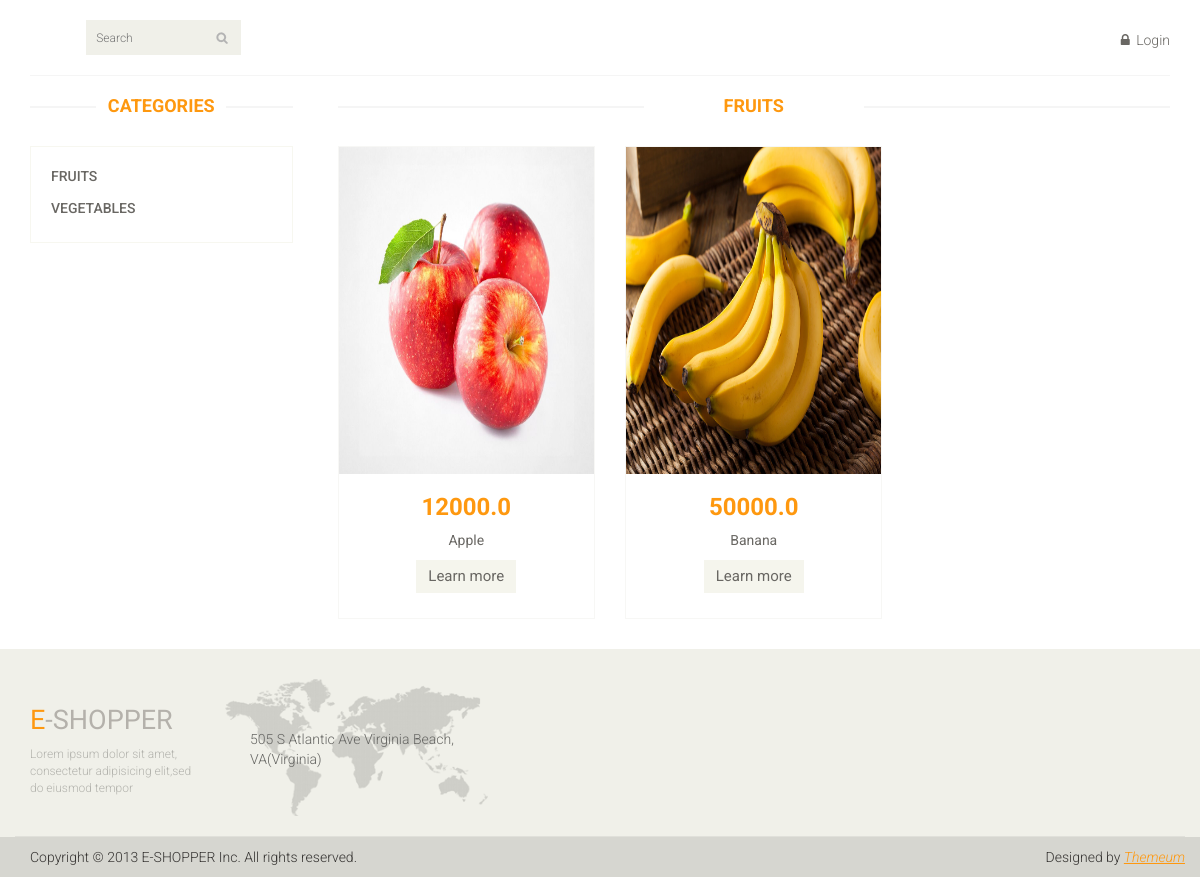
The app's page /category/Fruits with its own data.
### main_page/models.py (models this page shows, shortened)
class Category(models.Model):
    category_name = models.CharField(max_length=35)
    add_date = models.DateTimeField(auto_now_add=True)
    def __str__(self):
        return self.category_name

class Product(models.Model):
    product_category = models.ForeignKey(Category, on_delete=models.CASCADE)
    product_name = models.CharField(max_length=110)
    product_price = models.FloatField()
    product_des = models.TextField()
    product_count = models.IntegerField()
    add_date = models.DateTimeField(auto_now_add=True)
    product_image = models.ImageField(upload_to='media', null=True, blank=True)

### main_page/views.py (the view)
# urls.py: path('category/<str:pk>', views.get_exact_category),
def get_exact_category(request, pk):
    all_categories = models.Category.objects.all()
    category_name = models.Category.objects.get(category_name=pk)
    category_products = models.Product.objects.filter(product_category=category_name)
    return render(request, 'category_products.html', {'products_in_category': category_products, 'category_name': category_name,
                                                      'categories': all_categories, 'products': category_products})

### main_page/templates/category_products.html
{% extends 'index.html' %}
{% block content %}
<section>
		<div class="container">
			<div class="row">
                <div class="col-sm-3">
					<div class="left-sidebar"><br>
						<h2>Categories</h2>
						<div class="panel-group category-products" id="accordian">
							{% for category in categories %}
							<div class="panel panel-default">
								<div class="panel-heading">
									<h4 class="panel-title"><a href="/category/{{ category.category_name }}">{{ category.category_name }}</a></h4>
								</div>
							</div>
							{% endfor %}
						</div>
					</div>
				</div>
				<div class="col-sm-9 padding-right">
					<div class="features_items"><br>
						<h2 class="title text-center">{{ products_in_category.0.product_category }}</h2>
                        {% for product in products %}
						<div class="col-sm-4">
							<div class="product-image-wrapper">
								<div class="single-products">
									<div class="productinfo text-center">
										<img src="/{{ product.product_image }}" alt="" />
										<h2>{{ product.product_price }}</h2>
										<p>{{ product.product_name }}</p>
										<a href="product/{{ product.product_name }}" class="btn btn-default add-to-cart">Learn more</a>
									</div>
								</div>
							</div>
						</div>
                    {% endfor %}
                    </div>
				</div>
			</div>
		</div>
	</section>
{% endblock content %}

### main_page/static/css/main.css (style rules this page uses)
body { font-family: 'Roboto', sans-serif; background:; position: relative; font-weight:400px; }
a { -webkit-transition: 300ms; -moz-transition: 300ms; -o-transition: 300ms; transition: 300ms; }
h1, h2, h3, h4, h5, h6 { font-family: 'Roboto', sans-serif; }
.category-products { border: 1px solid #F7F7F0; margin-bottom: 35px; padding-bottom: 20px; padding-top: 15px; }
.left-sidebar h2, .brands_products h2 { color: #FE980F; font-family: 'Roboto', sans-serif; font-size: 18px; font-weight: 700; margin: 0 auto 30px; text-align: center; text-transform: uppercase; position: relative; z-index:3; }
.left-sidebar h2:after, h2.title:after { content: " "; position: absolute; border: 1px solid #f5f5f5; bottom:8px; left: 0; width: 100%; height: 0; z-index: -2; }
.left-sidebar h2:before { content: " "; position: absolute; background: #fff; bottom: -6px; width: 130px; height: 30px; z-index: -1; left: 50%; margin-left: -65px; }
h2.title:before { content: " "; position: absolute; background: #fff; bottom: -6px; width: 220px; height: 30px; z-index: -1; left: 50%; margin-left: -110px; }
.category-products .panel { background-color: #FFFFFF; border: 0px; border-radius: 0px; box-shadow:none; margin-bottom: 0px; }
.category-products .panel-default .panel-heading { background-color: #FFFFFF; border: 0 none; color: #FFFFFF; padding: 5px 20px; }
.category-products .panel-default .panel-heading .panel-title a { color: #696763; font-family: 'Roboto', sans-serif; font-size: 14px; text-decoration: none; text-transform: uppercase; }
.padding-right { padding-right: 0; }
.features_items { overflow:hidden; }
h2.title { color: #FE980F; font-family: 'Roboto', sans-serif; font-size: 18px; font-weight: 700; margin: 0 15px; text-transform: uppercase; margin-bottom: 30px; position: relative; }
.product-image-wrapper { border:1px solid #F7F7F5; overflow: hidden; margin-bottom:30px; }
.single-products { position: relative; }
.productinfo h2 { color: #FE980F; font-family: 'Roboto', sans-serif; font-size: 24px; font-weight: 700; }
.productinfo p { font-family: 'Roboto', sans-serif; font-size: 14px; font-weight: 400; color: #696763; }
.productinfo img { width: 255.48px; height: 326.81px; }
.productinfo { position:relative; }
.add-to-cart { background:#F5F5ED; border: 0 none; border-radius: 0; color: #696763; font-family: 'Roboto', sans-serif; font-size: 15px; margin-bottom: 25px; }

### records on screen
Category: category_name "FRUITS"
Category: category_name "VEGETABLES"
Product: product_category.category_name "FRUITS", product_image (picture), product_price "12000.0", product_name "Apple"
Product: product_image (picture), product_price "50000.0", product_name "Banana"
